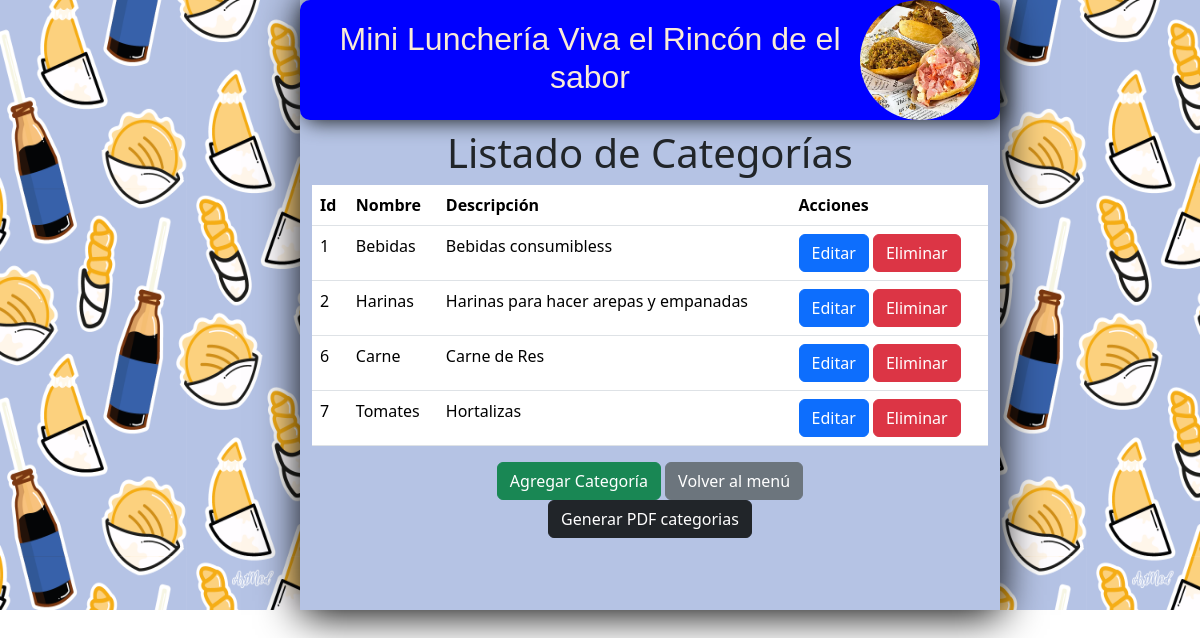
The app's page /views/scripcatego.php (signed in) with its own data.
### tables this page shows
CREATE TABLE `categoria` (
  `categoria_id` int(11) NOT NULL,
  `nombrecat` varchar(25) NOT NULL,
  `descripcioncat` varchar(50) NOT NULL
);

### models/Categorias.php (called while the page is built)
<?php
class Categoria {
    private $conn;
    public function __construct($conn) {
        $this->conn = $conn;
    }
    public function obtenerCategorias() {
        $sql = "SELECT * FROM categoria";
        return $this->conn->query($sql);
    }
}
?>

### views/scripcatego.php (the view, shortened to what this page needs)
<!doctype html>
<html lang="en">
<head>
  <link href="https://cdn.jsdelivr.net/npm/bootstrap@5.3.3/dist/css/bootstrap.min.css" rel="stylesheet">
</head>
<body>
  <img style="float: left;" src="../img//fondo comida.png" alt="prueba" width="25%" height="610px">
  <img style="float: right;" src="../img//fondo comida.png" alt="prueba2" width="25%" height="610px">
  <dicv class="cuadro1">
    <div class="cuadro2">
      <div class="cuadro3">
      <img src="../img/ImagenInicio.webp" alt="Imagén de comida">
    </div>
    <h2 class="titulo">Mini Lunchería Viva el Rincón de el sabor</h2>
<br>
    <div class="container">
      <h1 class="text-center">Listado de Categorías</h1>
    </div>
    <div class="container">
      <table class="table">
        <thead>
          <tr>
            <th scope="col">Id</th>
            <th scope="col">Nombre</th>
            <th scope="col">Descripción</th>
            <th scope="col">Acciones</th>
          </tr>
        </thead>
        <tbody>
          <?php
            require("../config/conexion.php");
            require("../models/Categorias.php");
            $categoria = new Categoria($conn);
            $resultados = $categoria->obtenerCategorias();
            while ($resultado = $resultados->fetch_assoc()) {
          ?>
          <tr>
            <td><?php echo $resultado['categoria_id']?></td>
            <td><?php echo $resultado['nombrecat']?></td>
            <td><?php echo $resultado['descripcioncat']?></td>
            <td>
              <a href="aggcategorias/form_editar.php?Id=<?php echo $resultado['categoria_id']?>" class="btn btn-primary">Editar</a>
              <a href="../controllers/CRUDcategorias/eliminardatos.php?Id=<?php echo $resultado['categoria_id']?>" onclick="return confirm('¿Estás seguro de que deseas eliminar la categoria?')" class="btn btn-danger">Eliminar</a>
            </td>
          </tr>
          <?php
            }
          ?>
        </tbody>
      </table>
      <div class="text-center">
        <a href="aggcategorias/formulario.php" class="btn btn-success">Agregar Categoría</a>
        <a href="menu.php" class="btn btn-secondary">Volver al menú</a>
        <form action="pdfs/pdfcategoria.php" method="POST" autocomplete="off">
    <button class="btn btn-dark" type="submit">Generar PDF categorias</button>
</form>
      </div>
    </div>
    </div>
  </dicv>
</body>
</html>

### views/scripcatego.php (style rules this page uses)
.cuadro1 { position:absolute; width: 700px; height: 610px; background-color:#b5c3e4; box-shadow: 1px 5px 40px black; }
.cuadro2 { position:absolute; width: 700px; height: 120px; background-color: blue; border-radius: 10px; box-shadow: 5px 2px 20px; }
.cuadro3 { position: relative; float: right; height:120px ; width:120px ; }
.cuadro2 img { position: absolute; top: 50%; right: 20px; transform: translateY(-50%); width: 120px; height: 120px; border-radius: 50%; }
.titulo { font-family: 'Trebuchet MS', 'Lucida Sans Unicode', 'Lucida Grande', 'Lucida Sans', Arial, sans-serif; font-size: xx-large; color: antiquewhite; text-align: center; margin-top: 20px; }

### records on screen
categoria: categoria_id "1", nombrecat "Bebidas", descripcioncat "Bebidas consumibless"
categoria: categoria_id "2", nombrecat "Harinas", descripcioncat "Harinas para hacer arepas y empanadas"
categoria: categoria_id "6", nombrecat "Carne", descripcioncat "Carne de Res"
categoria: categoria_id "7", nombrecat "Tomates", descripcioncat "Hortalizas"
